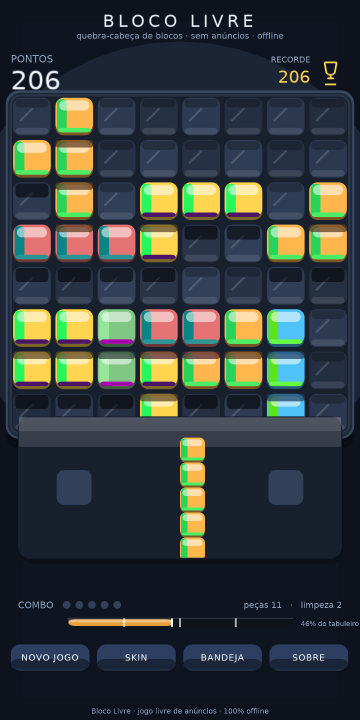
#> input picture screenshots/01_hero.png, 720 x 1440 px, found by its file name (shown at 1/2 size)
$ python r12_forensics_k.py
#> lines starting #> are read from the running program, lines starting #| are printed output that depends on the picture
#!/usr/bin/env python3
"""R12 part K: ASCII render of hero header + full-screen map to understand layout."""
from PIL import Image
import numpy as np

R12 = '/home/z/my-project/critic_shots/r12/'

def load(p):
    return np.asarray(Image.open(p).convert('RGB')).astype(int)

imh = load(R12 + '01_hero.png')
R, G, B = imh[:,:,0], imh[:,:,1], imh[:,:,2]
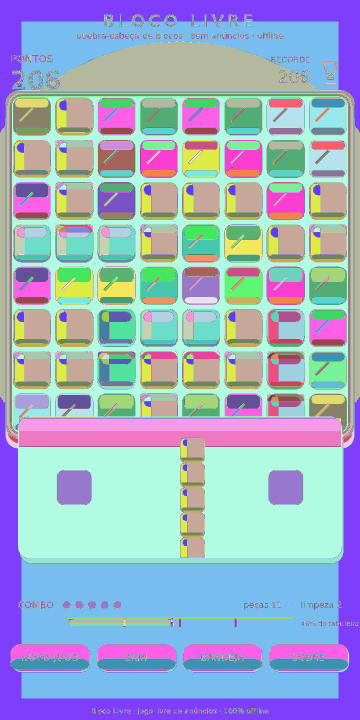
#> R: shape (1440, 720) int64 (shown at 1/2 size); 250 distinct labels, from 6 to 255; one colour per label, 0 black
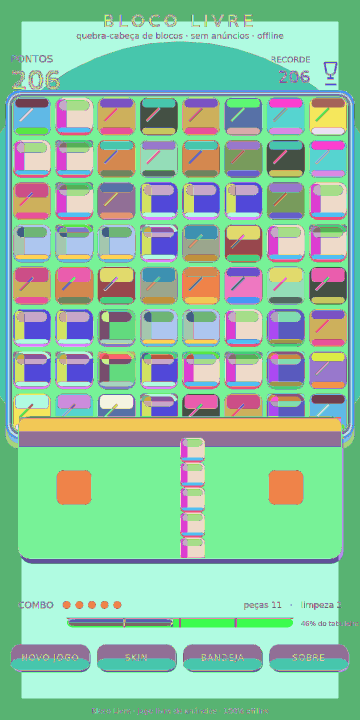
#> G: shape (1440, 720) int64 (shown at 1/2 size); 250 distinct labels, from 2 to 253; one colour per label, 0 black
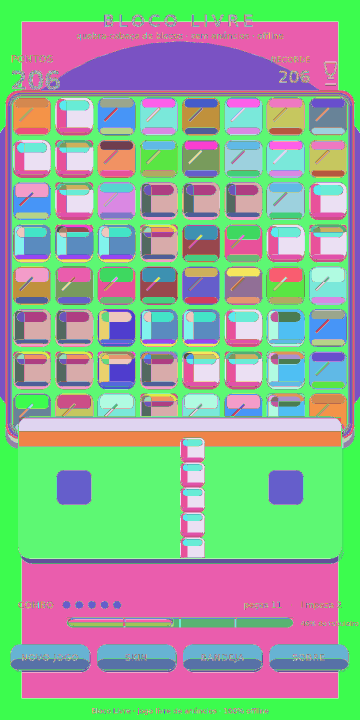
#> B: shape (1440, 720) int64 (shown at 1/2 size); 239 distinct labels, from 12 to 252; one colour per label, 0 black

def cls(r, g, b):
    lum = (r+g+b)/3
    if r>200 and g>150 and b<120: return '#'      # gold
    if r>200 and g>200 and b>150: return '@'      # pale/white
    if lum>170: return 'W'
    if lum>120: return '+'
    if lum>75: return 'o'
    if lum>45: return '.'
    if lum>28: return ':'
    return ' '

print("=== HERO header y150..450, x20..700, 8px cells (each char = 8x8 block) ===")
for y in range(150, 450, 8):
    line = []
    for x in range(20, 700, 8):
        r, g, b = R[y, x], G[y, x], B[y, x]
        line.append(cls(r, g, b))
    print(f"{y:4d} {''.join(line)}")

print("\n=== HERO full y450..1300 step 12, x20..700 step 10 ===")
for y in range(450, 1300, 12):
    line = []
    for x in range(20, 700, 10):
        r, g, b = R[y, x], G[y, x], B[y, x]
        line.append(cls(r, g, b))
    print(f"{y:4d} {''.join(line)}")
#> this loop made 71 passes

$ run again, with screenshots/02_skin0.png copied over screenshots/01_hero.png
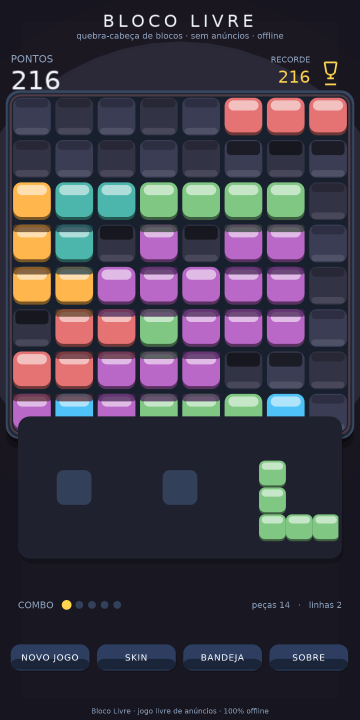
#> input picture screenshots/02_skin0.png, 720 x 1440 px, found by its file name (shown at 1/2 size)
#> R: shape (1440, 720) int64; 244 distinct labels, from 11 to 255
#> `R, G, B = imh[:,:,0], imh[:,:,1], imh[:,:,2]`:
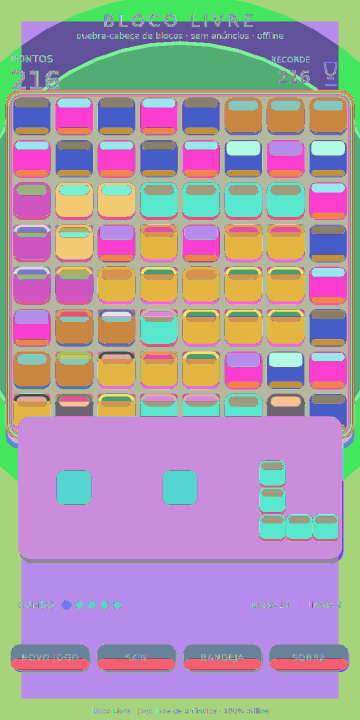
#> G: shape (1440, 720) int64 (shown at 1/2 size); 237 distinct labels, from 10 to 246; one colour per label, 0 black
#> `R, G, B = imh[:,:,0], imh[:,:,1], imh[:,:,2]`:
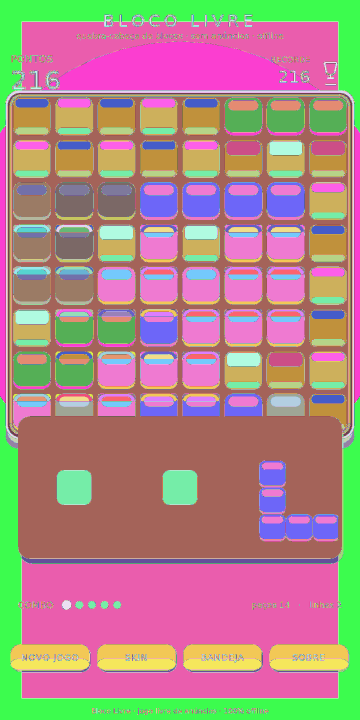
#> B: shape (1440, 720) int64 (shown at 1/2 size); 238 distinct labels, from 14 to 252; one colour per label, 0 black
#> the loop `for y in range(450, 1300, 12):` made 71 passes

$ run again, with screenshots/03_skin1.png copied over screenshots/01_hero.png
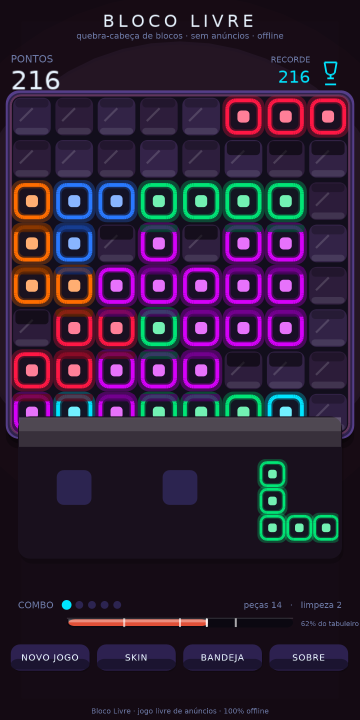
#> input picture screenshots/03_skin1.png, 720 x 1440 px, found by its file name (shown at 1/2 size)
#> R: shape (1440, 720) int64; 256 distinct labels, from 0 to 255
#> `R, G, B = imh[:,:,0], imh[:,:,1], imh[:,:,2]`:
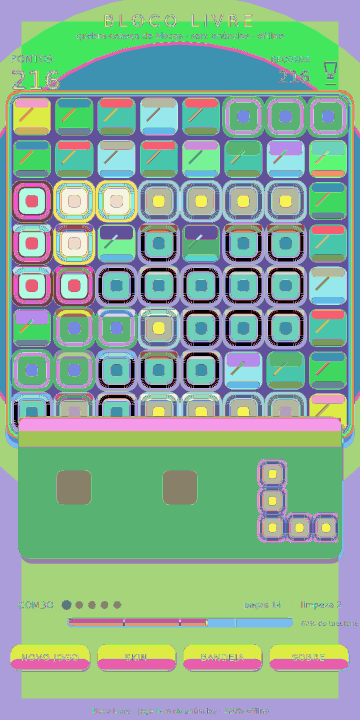
#> G: shape (1440, 720) int64 (shown at 1/2 size); 245 distinct labels, from 0 to 244; one colour per label, 0 black
#> `R, G, B = imh[:,:,0], imh[:,:,1], imh[:,:,2]`:
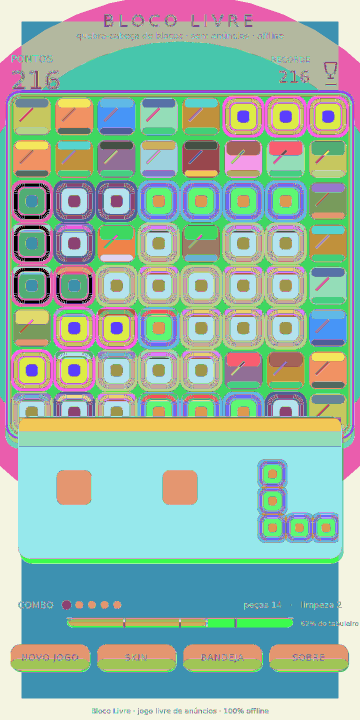
#> B: shape (1440, 720) int64 (shown at 1/2 size); 256 distinct labels, from 0 to 255; one colour per label, 0 black
#> the loop `for y in range(450, 1300, 12):` made 71 passes
